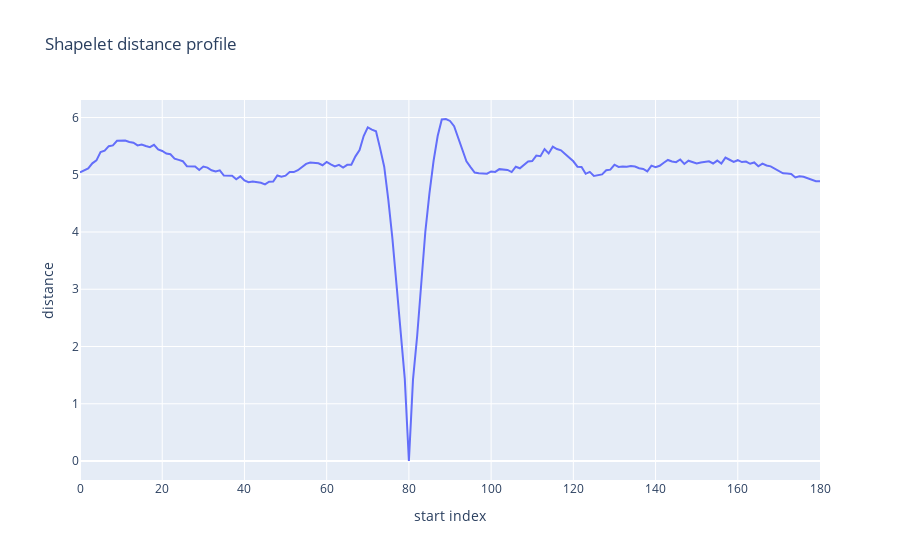

Notebook code for this chart:
### Code cell
import numpy as np
import plotly.graph_objects as go

L = len(shapelet)
distances = []
positions = []
for start in range(0, len(y) - L + 1):
    window = y[start:start + L]
    distances.append(np.linalg.norm(window - shapelet))
    positions.append(start)

fig = go.Figure()
fig.add_trace(go.Scatter(x=positions, y=distances, name="distance"))
fig.update_layout(title="Shapelet distance profile", xaxis_title="start index", yaxis_title="distance")
fig.show()

### Figure 1 — Plotly figure (JSON) as saved in the notebook; plotly's stock layout.template omitted (floating-point values rounded to 4 significant figures; data arrays with more than 128 entries replaced by an {"elided": "..."} marker saying what was removed)
{"data": [{"name": "distance", "type": "scatter", "x": {"elided": "181 int values"}, "y": {"elided": "181 float values"}}], "layout": {"title": {"text": "Shapelet distance profile"}, "xaxis": {"title": {"text": "start index"}}, "yaxis": {"title": {"text": "distance"}}}}
